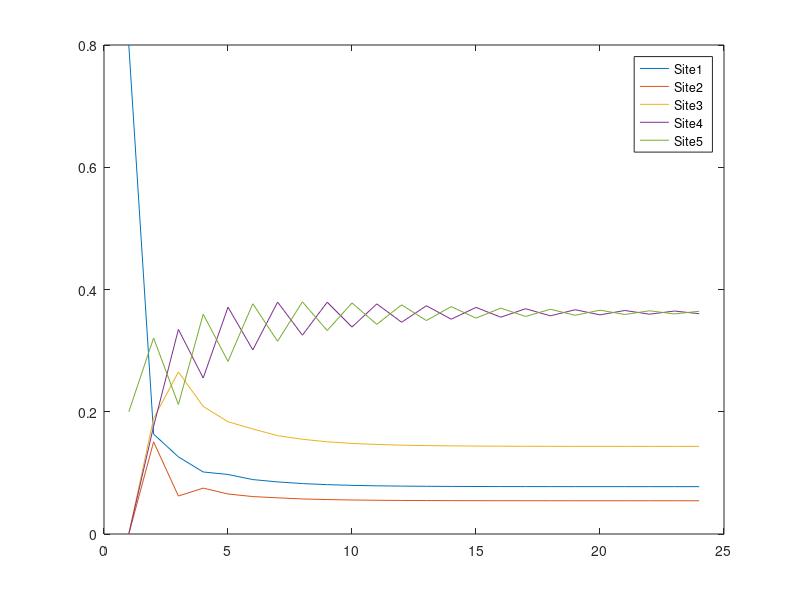

The MATLAB script that drew this image: (Note: this script raises an error after producing the figure.)
clear all
close all

%Matrice pas bonne car contient que des 0 et donc les pop disparaissent 
L = [0 0.5 0 0 0;
    0 0 0 0 0;
    1 0.5 0 0 0;
    0 0 0 0 1;
    0 0 0 1 0]


%parametres
alpha = 0.85

[l,c] = size(L);
mat1 = ones(l);
prob = 1/c;
N = c
%-------------

v = ones(c,1)*prob

S = L

%on remplace les colonnes contenant que des 0 par prob de 1/nbC
for i=1:l
    if (sum(S(:,i)) == 0)
        S(:,i) = v;
    end
end

%on calcule M la matrice google qui permet de repartir sur les pages les
%plus populaires

M=alpha*S+(1-alpha)*(mat1/N)

%graphes

nmax = 24%nb total de pas deplacement de site en site
N = zeros(l,nmax);
N(1,1)= 0.8;
N(5,1)= 0.2;

for n =2 : nmax
    N(:,n)=(M^n)*N(:,1)
end



plot(transpose(N))
legend('Site1','Site2 ','Site3','Site4','Site5')
 


s = [1 2 2 4 5];
t = [3 1 3 5 4];
weights = [1 0.5 0.5 1 1];

G = digraph(s,t,weights)
figure;
plot(G,'EdgeLabel',G.Edges.Weight)








